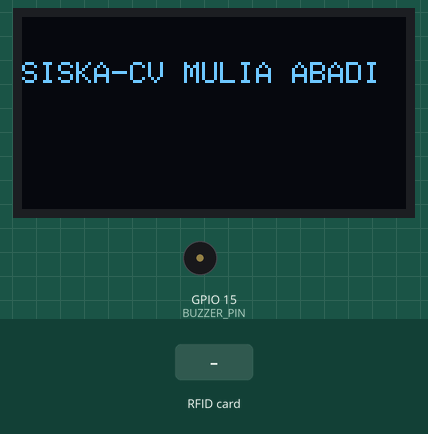
Recording of a sketch running on a simulated ESP8266 (NodeMCU). On the bench: 128×64 one-colour display, buzzer (waves = sounding, pin HIGH). Inputs (shaded band) come from the test bench. WiFi joins after 1.5 s; servers stay silent unless stated; the display library's start-up logo is not drawn; uploads are accepted with an empty reply; what the sketch prints to the serial monitor is not drawn.

Above: at 3.7 s.
At 6.8 s:
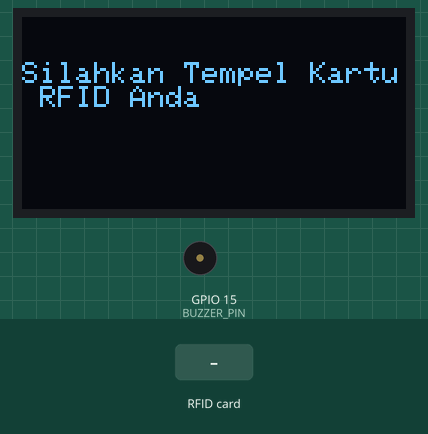
6.9 s: RFID card 5E 7A 19 C4 held to the reader
At 8.7 s:
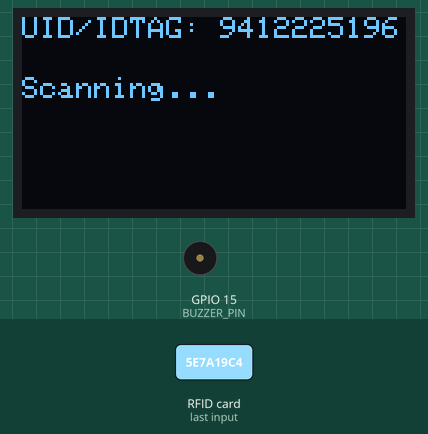
9.6 s: RFID card 5E 7A 19 C4 held to the reader
At 10.3 s:
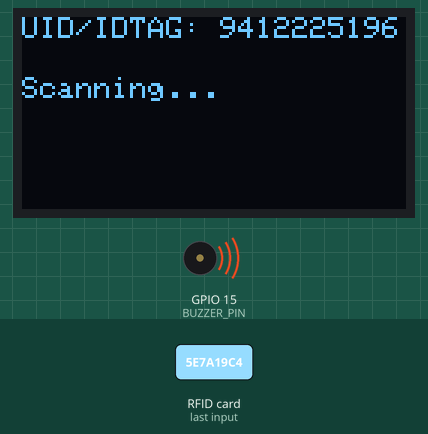
Timing chart, 0 to 12.6 s (numbered marks = the images above; inputs shaded):
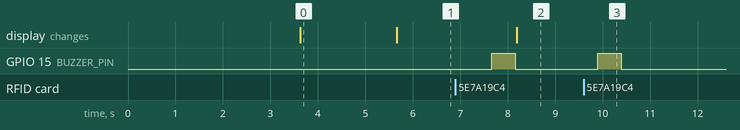

Measured:
- after the input at 6.9 s, GPIO 15 (BUZZER_PIN): LOW → HIGH after 0.76 s, → LOW 0.50 s later; the display: changes after 1.3 s (image 2)
- after the input at 9.6 s, GPIO 15 (BUZZER_PIN): LOW → HIGH after 0.29 s, → LOW 0.50 s later
- what the display in image 0 shows lasts 2.1 s, from 3.6 s to 5.7 s

The sketch:

presensiRFID.ino
```cpp
#include <SPI.h>
#include <MFRC522.h>
#include <ESP8266HTTPClient.h>
#include <WiFiClient.h>
#include <ESP8266WiFi.h>
#include <Wire.h>
#include <Adafruit_GFX.h>
#include <Adafruit_SSD1306.h>
#include <ArduinoJson.h>

// Network SSID
const char* ssid = "Noir";
const char* password = "yuknowlah....";

// Host (Server IP Address)
const char* host = "192.168.241.6";

// Sediakan variabel untuk RFID
#define SDA_PIN 2  // D4
#define RST_PIN 0  // D3

MFRC522 mfrc522(SDA_PIN, RST_PIN);

// Setup OLED
#define SCREEN_WIDTH 128
#define SCREEN_HEIGHT 64
Adafruit_SSD1306 display(SCREEN_WIDTH, SCREEN_HEIGHT, &Wire, -1);


// Deklarasi pin untuk buzzer
#define BUZZER_PIN 15 // Pin D8 untuk buzzer

// Deklarasi WiFiClient secara global
WiFiClient client;

unsigned long previousMillisz = 0; // Timing control


void setup() {
  Serial.begin(115200);
  if (!display.begin(SSD1306_SWITCHCAPVCC, 0x3C)) {
    Serial.println(F("SSD1306 allocation failed"));
    for (;;); // If failed, stop execution here
  }
  display.display();
  delay(2000);  // Initial delay for display

  // Setting koneksi WiFi
  WiFi.hostname("NodeMCU");
  WiFi.begin(ssid, password);

  // Cek Koneksi WiFi
  while (WiFi.status() != WL_CONNECTED) {
    // Mencari WiFi
    delay(500);
    Serial.println(".");
  }
  Serial.println("WiFi Connected");
  Serial.println("IP Address :");
  Serial.println(WiFi.localIP());

  pinMode(BUZZER_PIN, OUTPUT);
  digitalWrite(BUZZER_PIN, LOW); // Matikan buzzer di awal

  SPI.begin();
  mfrc522.PCD_Init();
  Serial.println("Dekatkan Kartu RFID Anda ke Sensor Reader");
  Serial.println();

  // Menampilkan pesan Intro di OLED
  display.clearDisplay();
  display.setTextSize(1);
  display.setTextColor(WHITE);
  display.setCursor(0, 15);
  display.print("SISKA-CV MULIA ABADI");
  display.display();
  delay(2000); // Tunggu sebentar

  display.clearDisplay();
  display.setTextSize(1);
  display.setCursor(0, 15);
  display.print("Silahkan Tempel Kartu RFID Anda");
  display.display();
}

void loop() {
  unsigned long currentMillisz = millis();

  // Read RFID every interval (non-blocking)
  if (currentMillisz - previousMillisz >= 1000) {
    previousMillisz = millis();

    if (mfrc522.PICC_IsNewCardPresent() && mfrc522.PICC_ReadCardSerial()) {
      // Membunyikan buzzer selama 500 ms
      digitalWrite(BUZZER_PIN, HIGH);
      delay(500);
      digitalWrite(BUZZER_PIN, LOW);

      String IDTAG = "";
      for (byte i = 0; i < mfrc522.uid.size; i++) {
        IDTAG += mfrc522.uid.uidByte[i];
      }

      // Update OLED with UID
      display.clearDisplay();
      display.setCursor(0, 0);
      display.print("UID/IDTAG: ");
      display.print(IDTAG);
      display.setCursor(0, 20);
      display.print("Scanning...");
      display.display();

      // Wait a little before making HTTP request
      delay(500);  // Give some time to process

      // Send data to server
      String Link = "http://192.168.241.6:8080/siska/kirimkartu.php?id_card=" + IDTAG;
      HTTPClient http;
      http.begin(client, Link); // HTTP Request to server
      http.setTimeout(5000); // Set timeout to avoid blocking
      int httpCode = http.GET();
      if (httpCode > 0) {
        String payload = http.getString();
        StaticJsonDocument<200> doc;
        DeserializationError error = deserializeJson(doc, payload);

        if (!error) {
          const char* nama = doc["nama"];
          const char* statuse = doc["statuse"];

          // Tampilkan respon (nama) di OLED
          display.clearDisplay();
          display.setCursor(25, 0);
          display.print("=== SISKA ===");

          display.setCursor(0, 10); // Pindah ke baris kedua
          display.print("UID: ");
          display.print(IDTAG);

          display.setCursor(0, 20);
          display.print("NAMA: ");
          display.print(nama); // Menampilkan nama yang diambil dari server

          display.setCursor(0, 40);
          display.print("STATUS: ");
          display.setCursor(0, 50);
          display.print(statuse);// Menampilkan status yang diambil dari server
          display.display();
        } else {
          Serial.println("Gagal parsing JSON");
        }
      } else {
        Serial.println("Gagal mengakses server");
      }
      http.end(); // End HTTP request
    }
  }

  yield(); // Allow watchdog timer to reset

//  delay(2000);
}
```
